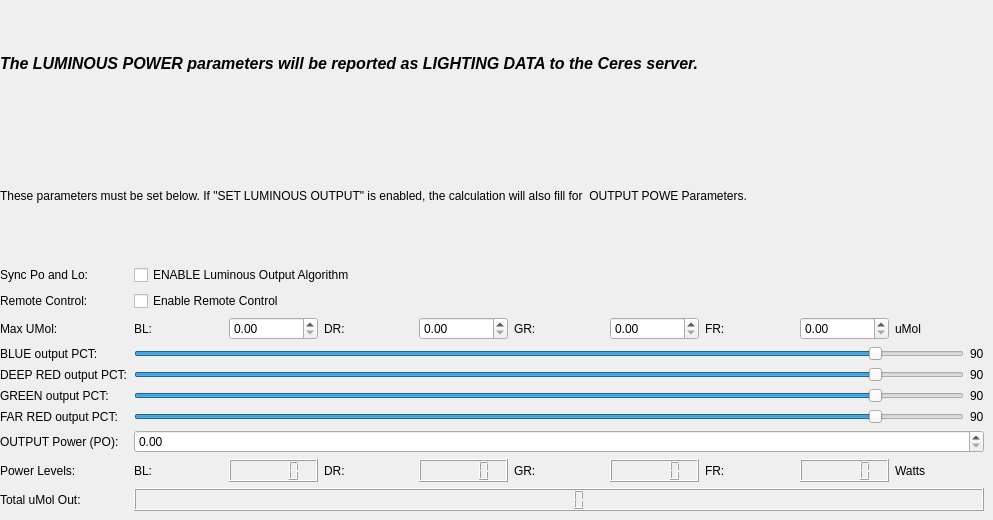
       <widget class="QWidget" name="tab_luminous">
        <attribute name="title">
         <string>Luminous Output</string>
        </attribute>
        <widget class="QWidget" name="verticalLayoutWidget_4">
         <property name="geometry">
          <rect>
           <x>0</x>
           <y>0</y>
           <width>984</width>
           <height>511</height>
          </rect>
         </property>
         <layout class="QVBoxLayout" name="verticalLayout_4">
          <item>
           <widget class="QLabel" name="label_43">
            <property name="font">
             <font>
              <pointsize>12</pointsize>
              <weight>75</weight>
              <italic>true</italic>
              <bold>true</bold>
             </font>
            </property>
            <property name="text">
             <string>The LUMINOUS POWER parameters will be reported as LIGHTING DATA to the Ceres server. </string>
            </property>
            <property name="textFormat">
             <enum>Qt::RichText</enum>
            </property>
            <property name="wordWrap">
             <bool>true</bool>
            </property>
           </widget>
          </item>
          <item>
           <widget class="QLabel" name="label_44">
            <property name="text">
             <string>These parameters must be set below. If &quot;SET LUMINOUS OUTPUT&quot; is enabled, the calculation will also fill for  OUTPUT POWE Parameters.</string>
            </property>
           </widget>
          </item>
          <item>
           <layout class="QFormLayout" name="formLayout_4">
            <item row="0" column="0">
             <widget class="QLabel" name="label_45">
              <property name="text">
               <string>Sync Po and Lo:</string>
              </property>
             </widget>
            </item>
            <item row="0" column="1">
             <widget class="QCheckBox" name="luminous_enable_sync">
              <property name="text">
               <string>ENABLE Luminous Output Algorithm</string>
              </property>
             </widget>
            </item>
            <item row="2" column="0">
             <widget class="QLabel" name="label_59">
              <property name="text">
               <string>Max UMol:</string>
              </property>
             </widget>
            </item>
            <item row="2" column="1">
             <layout class="QHBoxLayout" name="horizontalLayout_15">
              <item>
               <widget class="QLabel" name="label_63">
                <property name="text">
                 <string>BL:</string>
                </property>
               </widget>
              </item>
              <item>
               <widget class="QDoubleSpinBox" name="lum_umol_bl"/>
              </item>
              <item>
               <widget class="QLabel" name="label_64">
                <property name="text">
                 <string>DR:</string>
                </property>
               </widget>
              </item>
              <item>
               <widget class="QDoubleSpinBox" name="lum_umol_dr"/>
              </item>
              <item>
               <widget class="QLabel" name="label_65">
                <property name="text">
                 <string>GR:</string>
                </property>
               </widget>
              </item>
              <item>
               <widget class="QDoubleSpinBox" name="lum_umol_gr"/>
              </item>
              <item>
               <widget class="QLabel" name="label_66">
                <property name="text">
                 <string>FR:</string>
                </property>
               </widget>
              </item>
              <item>
               <widget class="QDoubleSpinBox" name="lum_umol_fr"/>
              </item>
              <item>
               <widget class="QLabel" name="label_71">
                <property name="text">
                 <string>uMol</string>
                </property>
               </widget>
              </item>
             </layout>
            </item>
            <item row="3" column="0">
             <widget class="QLabel" name="label_46">
              <property name="text">
               <string>BLUE output PCT:</string>
              </property>
             </widget>
            </item>
            <item row="3" column="1">
             <layout class="QHBoxLayout" name="horizontalLayout_9">
              <item>
               <widget class="QSlider" name="lum_umol_bl_2">
                <property name="maximum">
                 <number>100</number>
                </property>
                <property name="value">
                 <number>90</number>
                </property>
                <property name="orientation">
                 <enum>Qt::Horizontal</enum>
                </property>
               </widget>
              </item>
              <item>
               <widget class="QLabel" name="label_47">
                <property name="text">
                 <string>90</string>
                </property>
               </widget>
              </item>
             </layout>
            </item>
            <item row="4" column="0">
             <widget class="QLabel" name="label_48">
              <property name="text">
               <string>DEEP RED output PCT:</string>
              </property>
             </widget>
            </item>
            <item row="4" column="1">
             <layout class="QHBoxLayout" name="horizontalLayout_10">
              <item>
               <widget class="QSlider" name="horizontalSlider_8">
                <property name="maximum">
                 <number>100</number>
                </property>
                <property name="value">
                 <number>90</number>
                </property>
                <property name="orientation">
                 <enum>Qt::Horizontal</enum>
                </property>
               </widget>
              </item>
              <item>
               <widget class="QLabel" name="label_49">
                <property name="text">
                 <string>90</string>
                </property>
               </widget>
              </item>
             </layout>
            </item>
            <item row="5" column="0">
             <widget class="QLabel" name="label_50">
              <property name="text">
               <string>GREEN output PCT:</string>
              </property>
             </widget>
            </item>
            <item row="5" column="1">
             <layout class="QHBoxLayout" name="horizontalLayout_11">
              <item>
               <widget class="QSlider" name="lum_pct_gr">
                <property name="maximum">
                 <number>100</number>
                </property>
                <property name="value">
                 <number>90</number>
                </property>
                <property name="orientation">
                 <enum>Qt::Horizontal</enum>
                </property>
               </widget>
              </item>
              <item>
               <widget class="QLabel" name="label_51">
                <property name="text">
                 <string>90</string>
                </property>
               </widget>
              </item>
             </layout>
            </item>
            <item row="6" column="0">
             <widget class="QLabel" name="label_52">
              <property name="text">
               <string>FAR RED output PCT:</string>
              </property>
             </widget>
            </item>
            <item row="6" column="1">
             <layout class="QHBoxLayout" name="horizontalLayout_12">
              <item>
               <widget class="QSlider" name="lum_pct_fr">
                <property name="maximum">
                 <number>100</number>
                </property>
                <property name="value">
                 <number>90</number>
                </property>
                <property name="orientation">
                 <enum>Qt::Horizontal</enum>
                </property>
               </widget>
              </item>
              <item>
               <widget class="QLabel" name="label_53">
                <property name="text">
                 <string>90</string>
                </property>
               </widget>
              </item>
             </layout>
            </item>
            <item row="7" column="0">
             <widget class="QLabel" name="label_56">
              <property name="text">
               <string>OUTPUT Power (PO):</string>
              </property>
             </widget>
            </item>
            <item row="7" column="1">
             <widget class="QDoubleSpinBox" name="lum_po">
              <property name="maximum">
               <double>99990000.000000000000000</double>
              </property>
             </widget>
            </item>
            <item row="8" column="0">
             <widget class="QLabel" name="label_57">
              <property name="text">
               <string>Power Levels:</string>
              </property>
             </widget>
            </item>
            <item row="8" column="1">
             <layout class="QHBoxLayout" name="horizontalLayout_14">
              <item>
               <widget class="QLabel" name="label_54">
                <property name="text">
                 <string>BL:</string>
                </property>
               </widget>
              </item>
              <item>
               <widget class="QLCDNumber" name="lum_po_bl"/>
              </item>
              <item>
               <widget class="QLabel" name="label_55">
                <property name="text">
                 <string>DR:</string>
                </property>
               </widget>
              </item>
              <item>
               <widget class="QLCDNumber" name="lum_po_dr"/>
              </item>
              <item>
               <widget class="QLabel" name="label_60">
                <property name="text">
                 <string>GR:</string>
                </property>
               </widget>
              </item>
              <item>
               <widget class="QLCDNumber" name="lum_po_gr"/>
              </item>
              <item>
               <widget class="QLabel" name="label_61">
                <property name="text">
                 <string>FR:</string>
                </property>
               </widget>
              </item>
              <item>
               <widget class="QLCDNumber" name="lum_po_fr"/>
              </item>
              <item>
               <widget class="QLabel" name="label_72">
                <property name="text">
                 <string>Watts</string>
                </property>
               </widget>
              </item>
             </layout>
            </item>
            <item row="9" column="0">
             <widget class="QLabel" name="label_58">
              <property name="text">
               <string>Total uMol Out:</string>
              </property>
             </widget>
            </item>
            <item row="9" column="1">
             <widget class="QLCDNumber" name="lum_po_total"/>
            </item>
            <item row="1" column="0">
             <widget class="QLabel" name="label_95">
              <property name="text">
               <string>Remote Control:</string>
              </property>
             </widget>
            </item>
            <item row="1" column="1">
             <widget class="QCheckBox" name="lum_remote">
              <property name="text">
               <string>Enable Remote Control</string>
              </property>
             </widget>
            </item>
           </layout>
          </item>
         </layout>
        </widget>
       </widget>
